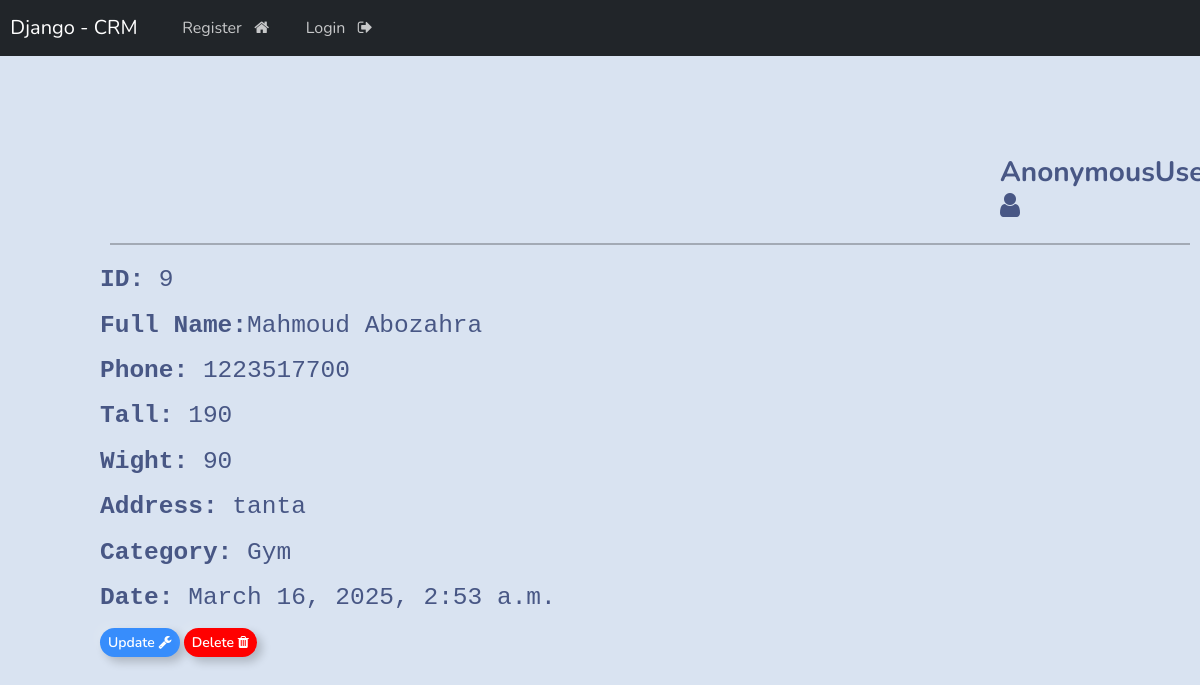
The app's page /view/9/ with its own data.
### web_app/models.py (models this page shows, shortened)
class Clint(models.Model):
    first_name = models.CharField(max_length=250 )
    last_name = models.CharField(max_length=250,blank=True , null=True)
    phone = models.IntegerField(blank=True , null=True)
    tall = models.IntegerField(blank=True , null=True)
    wight = models.IntegerField(blank=True , null=True)
    address = models.CharField(max_length=50,blank=True , null=True)
    created_at = models.DateTimeField(auto_now_add=True)
    category = models.ForeignKey(Category , on_delete=models.CASCADE)
    class Meta:
        ordering = ['-created_at']

class Category(models.Model):
    name = models.CharField(max_length=250)
    create_at=models.DateTimeField(auto_now_add=True)
    def __str__(self):
        return self.name

### web_app/views.py (the view)
# urls.py: path('view/<int:id>/',views.view,name='view'),
def view(request,id):
    clint = get_object_or_404(Clint , id=id)
    return render(request,'web/view.html', {'clint': clint})

### templates/web/view.html
{% extends "base.html" %} {% block content %}
<div class="cart" style="padding-left:100px ; padding-top: 100px;">
    <h3 style="padding-left:900px ;"><b>{{user}}<i class="fa fa-user" aria-hidden="true"></i> </b></h3>
    <hr style="border:1px solid black ; margin: 20px 10px;">
    <h3>
        <pre><strong>ID: </strong>{{clint.id}}</pre>
        <pre><strong>Full Name:</strong>{{clint.first_name|capfirst}} {{clint.last_name|capfirst}}</pre>
        <pre><strong>Phone: </strong>{{clint.phone}}</pre>
        <pre><strong>Tall: </strong>{{clint.tall}}</pre>
        <pre><strong>Wight: </strong>{{clint.wight}}</pre>
        <pre><strong>Address: </strong>{{clint.address}}</pre>
        <pre><strong>Category: </strong>{{clint.category}}</pre>
        <pre><strong>Date: </strong>{{clint.created_at}}</pre>
    </h3>
    <a href="{% url 'edit' clint.id %}" class="btn btn-outline-primary btn-sm">Update <i class="fa fa-wrench" aria-hidden="true"></i></a>
    <a style="background-color: red;"  href="{% url 'delete' clint.id %}" onclick="return confirm('Are you sure to delete this clint?');" class="btn btn-outline-primary btn-sm">Delete <i class="fa fa-trash" aria-hidden="true"></i></a>
</div>
{% endblock content %}

### records on screen
Clint: id "9", first_name "Mahmoud", last_name "Abozahra", phone "1223517700", tall "190", wight "90", address "tanta", category "Gym", created_at "March 16, 2025, 2:53 a.m."
